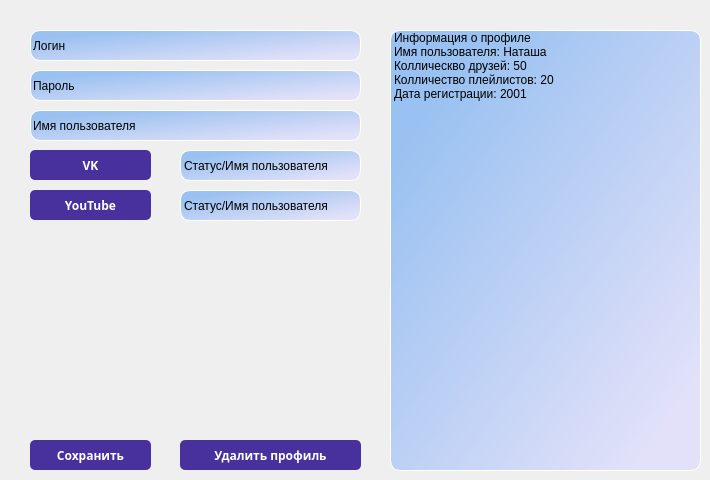
    <widget class="QWidget" name="settings">
     <widget class="QLabel" name="Label_Video_3">
      <property name="geometry">
       <rect>
        <x>180</x>
        <y>190</y>
        <width>181</width>
        <height>31</height>
       </rect>
      </property>
      <property name="styleSheet">
       <string notr="true">	background-color: qlineargradient(spread:pad, x1:0, y1:0, x2:1, y2:1, stop:0.140704 rgba(153, 193, 241, 255), stop:0.894472 rgba(226, 225, 249, 255));
border: 0.5px solid #ffffff;
border-radius: 10px;</string>
      </property>
      <property name="text">
       <string>Статус/Имя пользователя</string>
      </property>
     </widget>
     <widget class="QListWidget" name="listWidget_3">
      <property name="geometry">
       <rect>
        <x>390</x>
        <y>30</y>
        <width>311</width>
        <height>441</height>
       </rect>
      </property>
      <property name="styleSheet">
       <string notr="true">	background-color: qlineargradient(spread:pad, x1:0, y1:0, x2:1, y2:1, stop:0.140704 rgba(153, 193, 241, 255), stop:0.894472 rgba(226, 225, 249, 255));
border: 0.5px solid #ffffff;
border-radius: 10px;</string>
      </property>
      <item>
       <property name="text">
        <string>Информация о профиле</string>
       </property>
      </item>
      <item>
       <property name="text">
        <string>Имя пользователя: Наташа</string>
       </property>
      </item>
      <item>
       <property name="text">
        <string>Коллическво друзей: 50</string>
       </property>
      </item>
      <item>
       <property name="text">
        <string>Колличество плейлистов: 20</string>
       </property>
      </item>
      <item>
       <property name="text">
        <string>Дата регистрации: 2001</string>
       </property>
      </item>
     </widget>
     <widget class="QLineEdit" name="lineEdit_4">
      <property name="geometry">
       <rect>
        <x>30</x>
        <y>70</y>
        <width>331</width>
        <height>31</height>
       </rect>
      </property>
      <property name="styleSheet">
       <string notr="true">	background-color: qlineargradient(spread:pad, x1:0, y1:0, x2:1, y2:1, stop:0.140704 rgba(153, 193, 241, 255), stop:0.894472 rgba(226, 225, 249, 255));
border: 0.5px solid #ffffff;
border-radius: 10px;</string>
      </property>
      <property name="text">
       <string>Пароль</string>
      </property>
     </widget>
     <widget class="QLineEdit" name="lineEdit_5">
      <property name="geometry">
       <rect>
        <x>30</x>
        <y>110</y>
        <width>331</width>
        <height>31</height>
       </rect>
      </property>
      <property name="styleSheet">
       <string notr="true">	background-color: qlineargradient(spread:pad, x1:0, y1:0, x2:1, y2:1, stop:0.140704 rgba(153, 193, 241, 255), stop:0.894472 rgba(226, 225, 249, 255));
border: 0.5px solid #ffffff;
border-radius: 10px;</string>
      </property>
      <property name="text">
       <string>Имя пользователя</string>
      </property>
     </widget>
     <widget class="QLineEdit" name="lineEdit_3">
      <property name="geometry">
       <rect>
        <x>30</x>
        <y>30</y>
        <width>331</width>
        <height>31</height>
       </rect>
      </property>
      <property name="styleSheet">
       <string notr="true">	background-color: qlineargradient(spread:pad, x1:0, y1:0, x2:1, y2:1, stop:0.140704 rgba(153, 193, 241, 255), stop:0.894472 rgba(226, 225, 249, 255));
border: 0.5px solid #ffffff;
border-radius: 10px;</string>
      </property>
      <property name="text">
       <string>Логин</string>
      </property>
     </widget>
     <widget class="QPushButton" name="vk_auth_config">
      <property name="geometry">
       <rect>
        <x>30</x>
        <y>150</y>
        <width>121</width>
        <height>30</height>
       </rect>
      </property>
      <property name="minimumSize">
       <size>
        <width>0</width>
        <height>30</height>
       </size>
      </property>
      <property name="font">
       <font>
        <family>Play</family>
        <weight>75</weight>
        <bold>true</bold>
       </font>
      </property>
      <property name="styleSheet">
       <string notr="true">QPushButton {
	background-color: rgb(72, 49, 157);
	border-radius: 5px;
	color: rgb(255, 255, 255);

}

QPushButton:hover {
	background-color: rgba(102, 64, 191, 169);
	border-radius: 5px;
	color: rgb(255, 255, 255);
	
}
</string>
      </property>
      <property name="text">
       <string>VK</string>
      </property>
     </widget>
     <widget class="QPushButton" name="delete_config">
      <property name="geometry">
       <rect>
        <x>180</x>
        <y>440</y>
        <width>181</width>
        <height>30</height>
       </rect>
      </property>
      <property name="minimumSize">
       <size>
        <width>0</width>
        <height>30</height>
       </size>
      </property>
      <property name="font">
       <font>
        <family>Play</family>
        <weight>75</weight>
        <bold>true</bold>
       </font>
      </property>
      <property name="styleSheet">
       <string notr="true">QPushButton {
	background-color: rgb(72, 49, 157);
	border-radius: 5px;
	color: rgb(255, 255, 255);

}

QPushButton:hover {
	background-color: rgba(102, 64, 191, 169);
	border-radius: 5px;
	color: rgb(255, 255, 255);
	
}
</string>
      </property>
      <property name="text">
       <string>Удалить профиль</string>
      </property>
     </widget>
     <widget class="QLabel" name="Label_Video_2">
      <property name="geometry">
       <rect>
        <x>180</x>
        <y>150</y>
        <width>181</width>
        <height>31</height>
       </rect>
      </property>
      <property name="styleSheet">
       <string notr="true">	background-color: qlineargradient(spread:pad, x1:0, y1:0, x2:1, y2:1, stop:0.140704 rgba(153, 193, 241, 255), stop:0.894472 rgba(226, 225, 249, 255));
border: 0.5px solid #ffffff;
border-radius: 10px;</string>
      </property>
      <property name="text">
       <string>Статус/Имя пользователя</string>
      </property>
     </widget>
     <widget class="QPushButton" name="save_config">
      <property name="geometry">
       <rect>
        <x>30</x>
        <y>440</y>
        <width>121</width>
        <height>30</height>
       </rect>
      </property>
      <property name="minimumSize">
       <size>
        <width>0</width>
        <height>30</height>
       </size>
      </property>
      <property name="font">
       <font>
        <family>Play</family>
        <weight>75</weight>
        <bold>true</bold>
       </font>
      </property>
      <property name="styleSheet">
       <string notr="true">QPushButton {
	background-color: rgb(72, 49, 157);
	border-radius: 5px;
	color: rgb(255, 255, 255);

}

QPushButton:hover {
	background-color: rgba(102, 64, 191, 169);
	border-radius: 5px;
	color: rgb(255, 255, 255);
	
}
</string>
      </property>
      <property name="text">
       <string>Сохранить</string>
      </property>
     </widget>
     <widget class="QPushButton" name="youtube_auth_config">
      <property name="geometry">
       <rect>
        <x>30</x>
        <y>190</y>
        <width>121</width>
        <height>30</height>
       </rect>
      </property>
      <property name="minimumSize">
       <size>
        <width>0</width>
        <height>30</height>
       </size>
      </property>
      <property name="font">
       <font>
        <family>Play</family>
        <weight>75</weight>
        <bold>true</bold>
       </font>
      </property>
      <property name="styleSheet">
       <string notr="true">QPushButton {
	background-color: rgb(72, 49, 157);
	border-radius: 5px;
	color: rgb(255, 255, 255);

}

QPushButton:hover {
	background-color: rgba(102, 64, 191, 169);
	border-radius: 5px;
	color: rgb(255, 255, 255);
	
}
</string>
      </property>
      <property name="text">
       <string>YouTube</string>
      </property>
     </widget>
    </widget>
